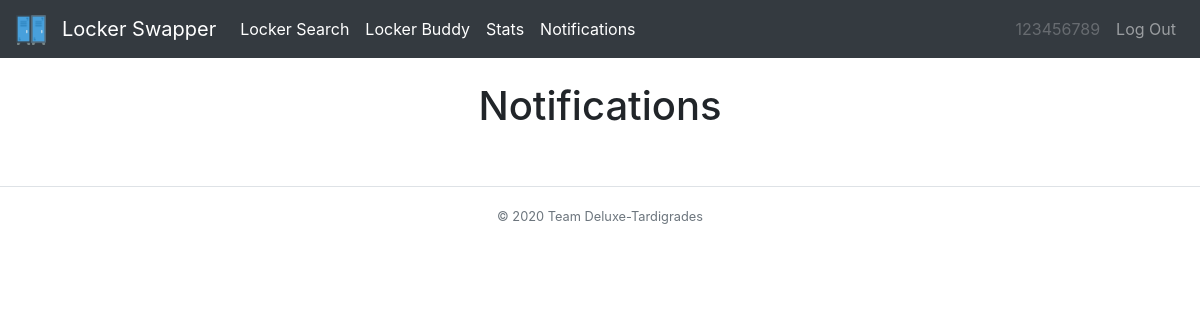
The app's page /notifs (signed in), older data.
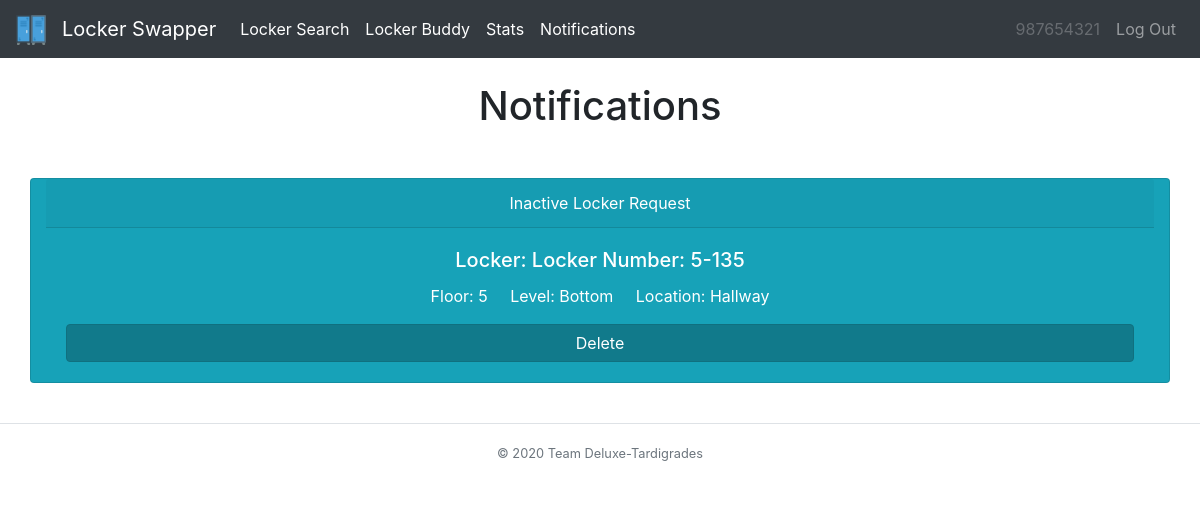
The same page, newer data.
### tables this page shows
CREATE TABLE locker_tbl (locker INT, owner TEXT, combo TEXT, floor INT, level INT, location TEXT, status TEXT);

### __init__.py (the view)
@app.route("/notifs")
@login_required
def notifs():
    looper=[]
    buddy=[]
    locker=[]
    dissolve = []
    all = db_manager.getAllNotifs(session["osis"])
    for value in range(len(all)):
        looper.append(value)
    for value in all:
        if(value[4] != "L"):
            temp=db_manager.getUserInfo(value[2])
            temp[5]=temp[5].split("|")
            buddy.append(temp)
        if(value[4] == "L"):
            them = db_manager.getUserInfo(value[2])
            locker.append(db_manager.getLockerInfo(them[2],them[0]))
        if(value[4] == "D"):
            dissolve.append(db_manager.getDissolveInfo(session['osis']))
    open = db_manager.getMess(session["osis"],1)
    close = db_manager.getMess(session["osis"],0)
    user=session['osis']
    return render_template("notifs.html", heading="Notifications", all=all, open=open, close=close, looper=looper, buddy=buddy, locker=locker, dissolve = dissolve, user=user)

### __init__.py (called while the page is built)
def login_required(f):
    @wraps(f)
    def dec(*args, **kwargs):
        if 'osis' in session:
            return f(*args, **kwargs)
        flash('You must be logged in to view this page!', 'danger')
        return redirect('/')
    return dec

### db_builder.py (called while the page is built)
def execmany(cmd, inputs):
    db = sqlite3.connect(DB_FILE)
    c = db.cursor()
    output = c.execute(cmd, inputs)
    db.commit()
    return output

### db_manager.py (called while the page is built)
def getUserInfo(osis):
    q = "SELECT * from user_tbl WHERE osis=?"
    inputs = (osis,)
    data = execmany(q, inputs).fetchone()
    info = [data[0],data[1],data[2],data[3],data[4],data[5],data[6]]
    return info

def getLockerInfo(locker,osis):
    q = "SELECT * from locker_tbl WHERE locker=? AND owner = ?"
    inputs = (locker,osis)
    data = execmany(q, inputs).fetchone()
    info=[]
    if data is not None:
        for value in data:
            info.append(value)
    return info

def getMess(osis,num):
    q="SELECT * FROM transaction_tbl WHERE recipient=? AND status = ?"
    inputs = (osis,num)
    data = execmany(q,inputs).fetchall()
    info=[]
    temp=[]
    if data is None:
        return info
    for value in data:
        for cell in value:
            temp.append(cell)
        info.append(temp)
        temp=[]
    return info

def getAllNotifs(osis):
    q="SELECT * FROM transaction_tbl WHERE recipient=?"
    inputs = (osis,)
    data = execmany(q,inputs).fetchall()
    info=[]
    temp=[]
    if data is None:
        return info
    for value in data:
        for cell in value:
            temp.append(cell)
        info.append(temp)
        temp=[]
    return info

### templates/notifs.html (shortened to what this page needs)
{% extends "base.html" %}
{% block body %}
{% for item in looper %}
  {% if all[item] in close %}
  <form action="/giveup" method="post">
    <div class="row">
      <div class="card text-white text-center bg-info my-3 col-md-12">
        <div class="card-header">{% if all[item][4] == "B" %} Inactive Buddy Request {% endif %} {% if all[item][4] == "L" %} Inactive Locker Request {% endif %} {% if all[item][4] == "D" %} Inactive Dissolve Buddy Request {% endif %}</div>
        <div class="card-body">
          <h5 class="card-title">{% if all[item][4] == "L" %} Locker: Locker Number: {{locker[item][3]}}-{{locker[item][0]}} {% endif %} </h5>
          <p class="card-text">{% if all[item][4] == "L" %}Floor: {{locker[item][3]}} &nbsp; &nbsp; Level: {{locker[item][4]}} &nbsp; &nbsp; Location: {{locker[item][5]}}{% endif %} </p>
          <button type="submit" class="btn btn-info btn-block active" name="return" value="notifs">Delete</button>
        </div>
      </div>
    </div>
  </form>
  {% endif %}
{% endfor %}
{% endblock %}

### templates/base.html (shortened to what this page needs)
{% from "macros/render_flashes.html" import render_flashes %}
<!DOCTYPE html>
<html>
    <head>
        <link rel="stylesheet" href="https://stackpath.bootstrapcdn.com/bootstrap/4.3.1/css/bootstrap.min.css">
    </head>
    <body>
      <nav class="navbar navbar-expand-lg navbar-dark bg-dark">
      <a class="navbar-brand" href="/home">
        <img src="/../static/lockericon.png" alt="" width="30" height="30">
      </a>
      <a class="navbar-brand" href="/home">Locker Swapper</a>
      <div class="collapse navbar-collapse" id="navbarSupportedContent">
        <ul class="navbar-nav mr-auto">
          <li class="nav-item active">
            <a class="nav-link" href="/locker">Locker Search</a>
          </li>
          <li class="nav-item active">
            <a class="nav-link" href="/survey">Locker Buddy</a>
          </li>
          <li class="nav-item active">
            <a class="nav-link" href="/stats">Stats</a>
          </li>
          <li class="nav-item active">
            <a class="nav-link" href="/notifs">Notifications</a>
          </li>
        </ul>
        <ul class="navbar-nav navbar-right">
            <li class="nav-item">
                <a class="nav-link disabled">{{user}}</a>
            </li>
            <li class="nav-item">
                <a class="nav-link" href="/logout">Log Out</a>
            </li>
        </ul>
      </div>
    </nav>
    <div class="container">
      {{ render_flashes() }}
      <h1 class="text-center">{{heading}}</h1>
      <br>
      {% block body %}
      {% endblock %}
    </div>
    <br>
    <footer class="footer-copyright text-center py-3 border-top">
        <small class="text-muted">© 2020 Team Deluxe-Tardigrades</small>
    </footer>
  </body>
</html>

### templates/macros/render_flashes.html (shortened to what this page needs)
{% macro render_flashes() %}
    <br>
{% endmacro %}

Row changes from the older to the newer data that the page shows:
added locker_tbl: floor "5", locker "135", floor "5", level "Bottom", location "Hallway"
Text that changed along with them:
{{ user }}: "123456789" → "987654321"
new list line: "Inactive Locker Request Locker: Locker Number: - Floor: Level: Location: Delete"
